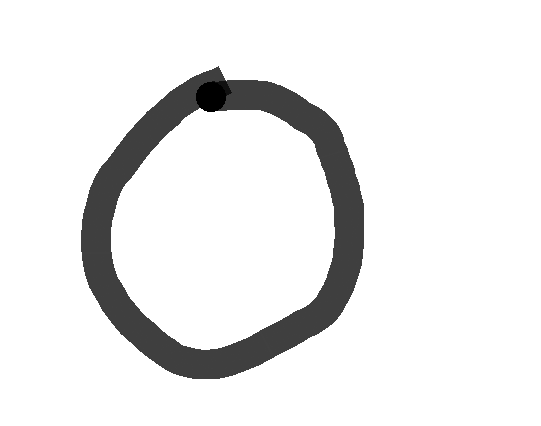
#> input picture handwrite_recog/sample/0.png, 541 x 426 px; its folder holds 4 pictures in this run
$ jupyter execute --allow-errors handwriting.ipynb
#> lines starting #> are read from the running program, lines starting #| are printed output that depends on the picture; after the words box and inside, x2 and y2 are one past the last pixel; in counts of white or black regions, pixels touching at a corner belong together
[cell 1]
import tensorflow as tf
import numpy as np
import matplotlib.pyplot as plt

[cell 2]
#데이터 로드 및 train / test set 나누기.

mnist = tf.keras.datasets.mnist
#> (the rest of this cell did not finish here and is left out)

[cell 3]
# train set 이미지 확인과 label 확인 ( 예시로 보기 위해 25개만 설정)
plt.figure(figsize=(10,10))
#> (the rest of this cell did not finish here and is left out)

Dense 레이어는 입력과 출력을 모두 연결해주며,
입력과 출력을 각각 연결해주는 가중치를 포함하고 있다. 즉, 입력이 4개, 출력이 8개라면 가중치는 총 32개가 존재한다.
그리고 이 Dense 레이어는 가장 머신러닝에
기본적인 층으로 영상이나 서로 연속적으로 상관관계가 있는 데이터가 아니라면 이 층을 통해 학습 시킬 수 있는 데이터가 많다.

activaiton 에서는 무엇을 사용할 지 고민을 많이 할 수 있는데, 'relu' 는 은닉층으로 역전파를 통해 좋은 성능이 나오기 때문에 마지막
층이 아니고서야 거의 relu 를 이용한다.

마지막 층에서는 'sigmond' 와 'softmax' 를 사용함으로서 sigmond 는 'yes or no' 와 같은 이진 분류, softmax 는 확률 값을
내뱉어내 다양한 것을 분류하기 위함이다.

즉, 당도, 나트륨, 구성 요소 등을 보고 콜라, 사이다, 환타를 구별해내려면 'softmax',
공기 구성 요소를 보고 '미세먼지 경보냐? 아니냐?'는 sigmond 를 이용하게 된다.

#> (a cell that did not finish here is left out)

#> (a cell that did not finish here is left out)

[cell 6]
#sparse_categorical_crossentropy << label이 정수로 인코딩 되었을 때 사용합니다.
#categorical_crossentropy << label이 one_hot 인코딩 되었을 때 사용합니다.

#> (a cell that did not finish here is left out)

[cell 8]
# 내 손글씨 로드
# pip install opencv-python
import glob
from PIL import Image
import numpy as np
import cv2
sample = []

groups_folder_path = 'sample'

image_dir = groups_folder_path + '/'
files = glob.glob(image_dir + '/*.png')


for i in files:

    img = Image.open(i).convert('L')
    img = img.resize((28,28))
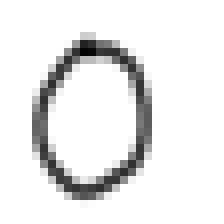
#> img: PIL image 28x28 L (shown 8 times larger); min 4, max 255, mean 233.4
    train = np.asarray(img)
    a, train = cv2.threshold(train,100,255,cv2.THRESH_BINARY)
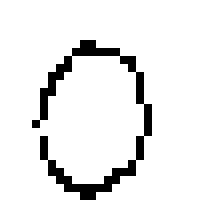
#> train: shape (28, 28) (shown 8 times larger); 92.9% white; black in thin lines or dots, all inside (x1, y1, x2, y2) = (4, 5, 19, 25)
    sample.append(train)
#> pass 2 of the loop `for i in files:`:
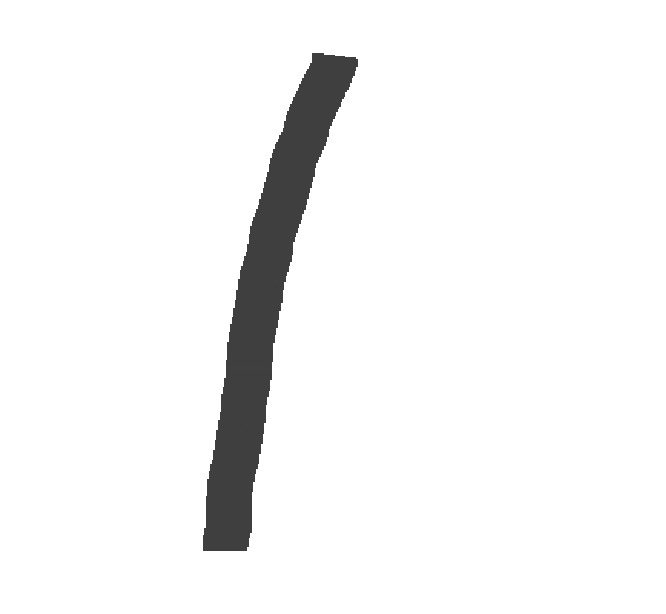
#> input picture handwrite_recog/sample/1.png, 666 x 614 px
#> `img = img.resize((28,28))`:
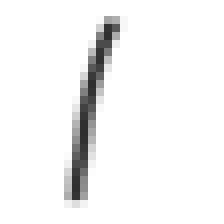
#> img: PIL image 28x28 L (shown 8 times larger); min 47, max 255, mean 243.7
#> `a, train = cv2.threshold(train,100,255,cv2.THRESH_BINARY)`:
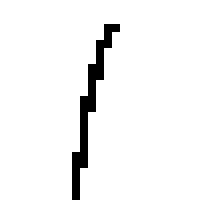
#> train: shape (28, 28) (shown 8 times larger); 96.2% white; black in thin lines or dots, all inside (x1, y1, x2, y2) = (9, 3, 15, 25)
#> pass 3 of the loop `for i in files:`:
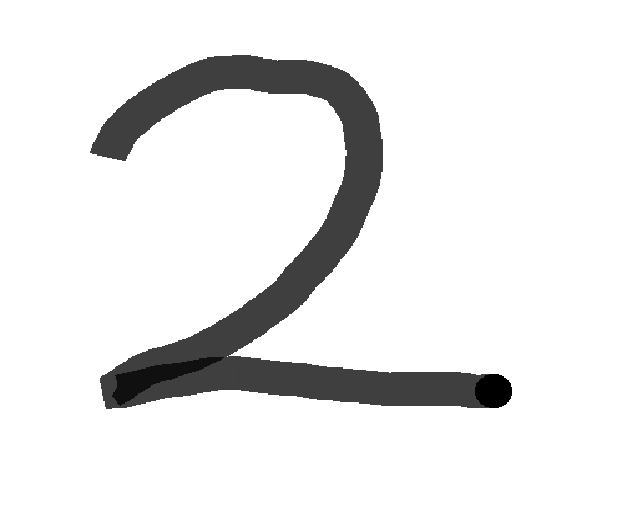
#> input picture handwrite_recog/sample/2.png, 634 x 531 px
#> `img = img.resize((28,28))`:
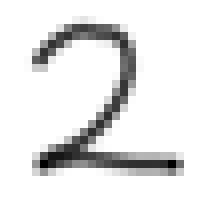
#> img: PIL image 28x28 L (shown 8 times larger); min 0, max 255, mean 233
#> `a, train = cv2.threshold(train,100,255,cv2.THRESH_BINARY)`:
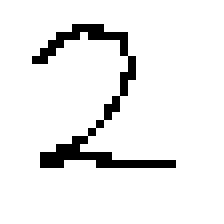
#> train: shape (28, 28) (shown 8 times larger); 92.5% white; black in thin lines or dots, all inside (x1, y1, x2, y2) = (4, 3, 22, 21)
#> the loop made 4 passes; the first 3 are shown
